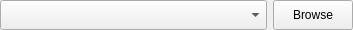
<?xml version="1.0" encoding="UTF-8"?>
<ui version="4.0">
 <class>WidgetSelectTELayer</class>
 <widget class="QWidget" name="WidgetSelectTELayer">
  <property name="geometry">
   <rect>
    <x>0</x>
    <y>0</y>
    <width>353</width>
    <height>30</height>
   </rect>
  </property>
  <property name="sizePolicy">
   <sizepolicy hsizetype="Preferred" vsizetype="Expanding">
    <horstretch>0</horstretch>
    <verstretch>0</verstretch>
   </sizepolicy>
  </property>
  <property name="windowTitle">
   <string>Form</string>
  </property>
  <layout class="QHBoxLayout" name="horizontalLayout">
   <property name="margin">
    <number>0</number>
   </property>
   <item>
    <widget class="QComboBox" name="comboBox_layers">
     <property name="minimumSize">
      <size>
       <width>0</width>
       <height>30</height>
      </size>
     </property>
    </widget>
   </item>
   <item>
    <widget class="QPushButton" name="pushButton_browse">
     <property name="sizePolicy">
      <sizepolicy hsizetype="Fixed" vsizetype="Fixed">
       <horstretch>0</horstretch>
       <verstretch>0</verstretch>
      </sizepolicy>
     </property>
     <property name="minimumSize">
      <size>
       <width>0</width>
       <height>30</height>
      </size>
     </property>
     <property name="text">
      <string>Browse</string>
     </property>
    </widget>
   </item>
  </layout>
 </widget>
 <resources/>
 <connections/>
</ui>
